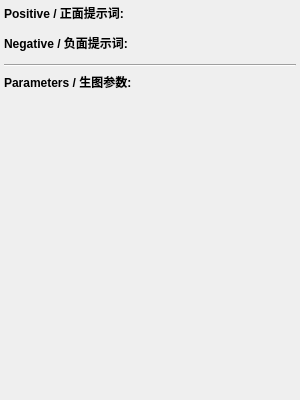
                                      <widget class="QWidget" name="galleryPromptTagsContent">
                                       <property name="geometry">
                                        <rect>
                                         <x>0</x>
                                         <y>0</y>
                                         <width>300</width>
                                         <height>400</height>
                                        </rect>
                                       </property>
                                       <layout class="QVBoxLayout" name="layoutGalleryPromptTagsContent">
                                        <property name="spacing">
                                         <number>6</number>
                                        </property>
                                        <property name="leftMargin">
                                         <number>4</number>
                                        </property>
                                        <property name="topMargin">
                                         <number>4</number>
                                        </property>
                                        <property name="rightMargin">
                                         <number>4</number>
                                        </property>
                                        <property name="bottomMargin">
                                         <number>4</number>
                                        </property>
                                        <item>
                                         <widget class="QLabel" name="lblGalleryPosTitle">
                                          <property name="text">
                                           <string>&lt;b&gt;Positive / 正面提示词:&lt;/b&gt;</string>
                                          </property>
                                         </widget>
                                        </item>
                                        <item>
                                         <widget class="QWidget" name="galleryPosTagContainer" native="true">
                                          <layout class="QVBoxLayout" name="layoutGalleryPosTags">
                                           <property name="spacing">
                                            <number>0</number>
                                           </property>
                                           <property name="leftMargin">
                                            <number>0</number>
                                           </property>
                                           <property name="topMargin">
                                            <number>0</number>
                                           </property>
                                           <property name="rightMargin">
                                            <number>0</number>
                                           </property>
                                           <property name="bottomMargin">
                                            <number>0</number>
                                           </property>
                                          </layout>
                                         </widget>
                                        </item>
                                        <item>
                                         <widget class="QLabel" name="lblGalleryNegTitle">
                                          <property name="text">
                                           <string>&lt;b&gt;Negative / 负面提示词:&lt;/b&gt;</string>
                                          </property>
                                         </widget>
                                        </item>
                                        <item>
                                         <widget class="QWidget" name="galleryNegTagContainer" native="true">
                                          <layout class="QVBoxLayout" name="layoutGalleryNegTags">
                                           <property name="spacing">
                                            <number>0</number>
                                           </property>
                                           <property name="leftMargin">
                                            <number>0</number>
                                           </property>
                                           <property name="topMargin">
                                            <number>0</number>
                                           </property>
                                           <property name="rightMargin">
                                            <number>0</number>
                                           </property>
                                           <property name="bottomMargin">
                                            <number>0</number>
                                           </property>
                                          </layout>
                                         </widget>
                                        </item>
                                        <item>
                                         <widget class="QFrame" name="lineGalleryPromptSep">
                                          <property name="frameShape">
                                           <enum>QFrame::Shape::HLine</enum>
                                          </property>
                                          <property name="frameShadow">
                                           <enum>QFrame::Shadow::Sunken</enum>
                                          </property>
                                         </widget>
                                        </item>
                                        <item>
                                         <widget class="QLabel" name="lblGalleryParamsTitle">
                                          <property name="text">
                                           <string>&lt;b&gt;Parameters / 生图参数:&lt;/b&gt;</string>
                                          </property>
                                         </widget>
                                        </item>
                                        <item>
                                         <widget class="QWidget" name="galleryParamsChipContainer" native="true">
                                          <property name="sizePolicy">
                                           <sizepolicy hsizetype="Preferred" vsizetype="Preferred">
                                            <horstretch>0</horstretch>
                                            <verstretch>0</verstretch>
                                           </sizepolicy>
                                          </property>
                                         </widget>
                                        </item>
                                        <item>
                                         <widget class="QLabel" name="lblGalleryParamsPlain">
                                          <property name="sizePolicy">
                                           <sizepolicy hsizetype="Preferred" vsizetype="Preferred">
                                            <horstretch>0</horstretch>
                                            <verstretch>0</verstretch>
                                           </sizepolicy>
                                          </property>
                                          <property name="text">
                                           <string/>
                                          </property>
                                          <property name="textFormat">
                                           <enum>Qt::RichText</enum>
                                          </property>
                                          <property name="wordWrap">
                                           <bool>true</bool>
                                          </property>
                                          <property name="textInteractionFlags">
                                           <set>Qt::LinksAccessibleByMouse|Qt::TextSelectableByKeyboard|Qt::TextSelectableByMouse</set>
                                          </property>
                                         </widget>
                                        </item>
                                        <item>
                                         <spacer name="spacerGalleryPromptContent">
                                          <property name="orientation">
                                           <enum>Qt::Orientation::Vertical</enum>
                                          </property>
                                          <property name="sizeHint" stdset="0">
                                           <size>
                                            <width>20</width>
                                            <height>10</height>
                                           </size>
                                          </property>
                                         </spacer>
                                        </item>
                                       </layout>
                                      </widget>
